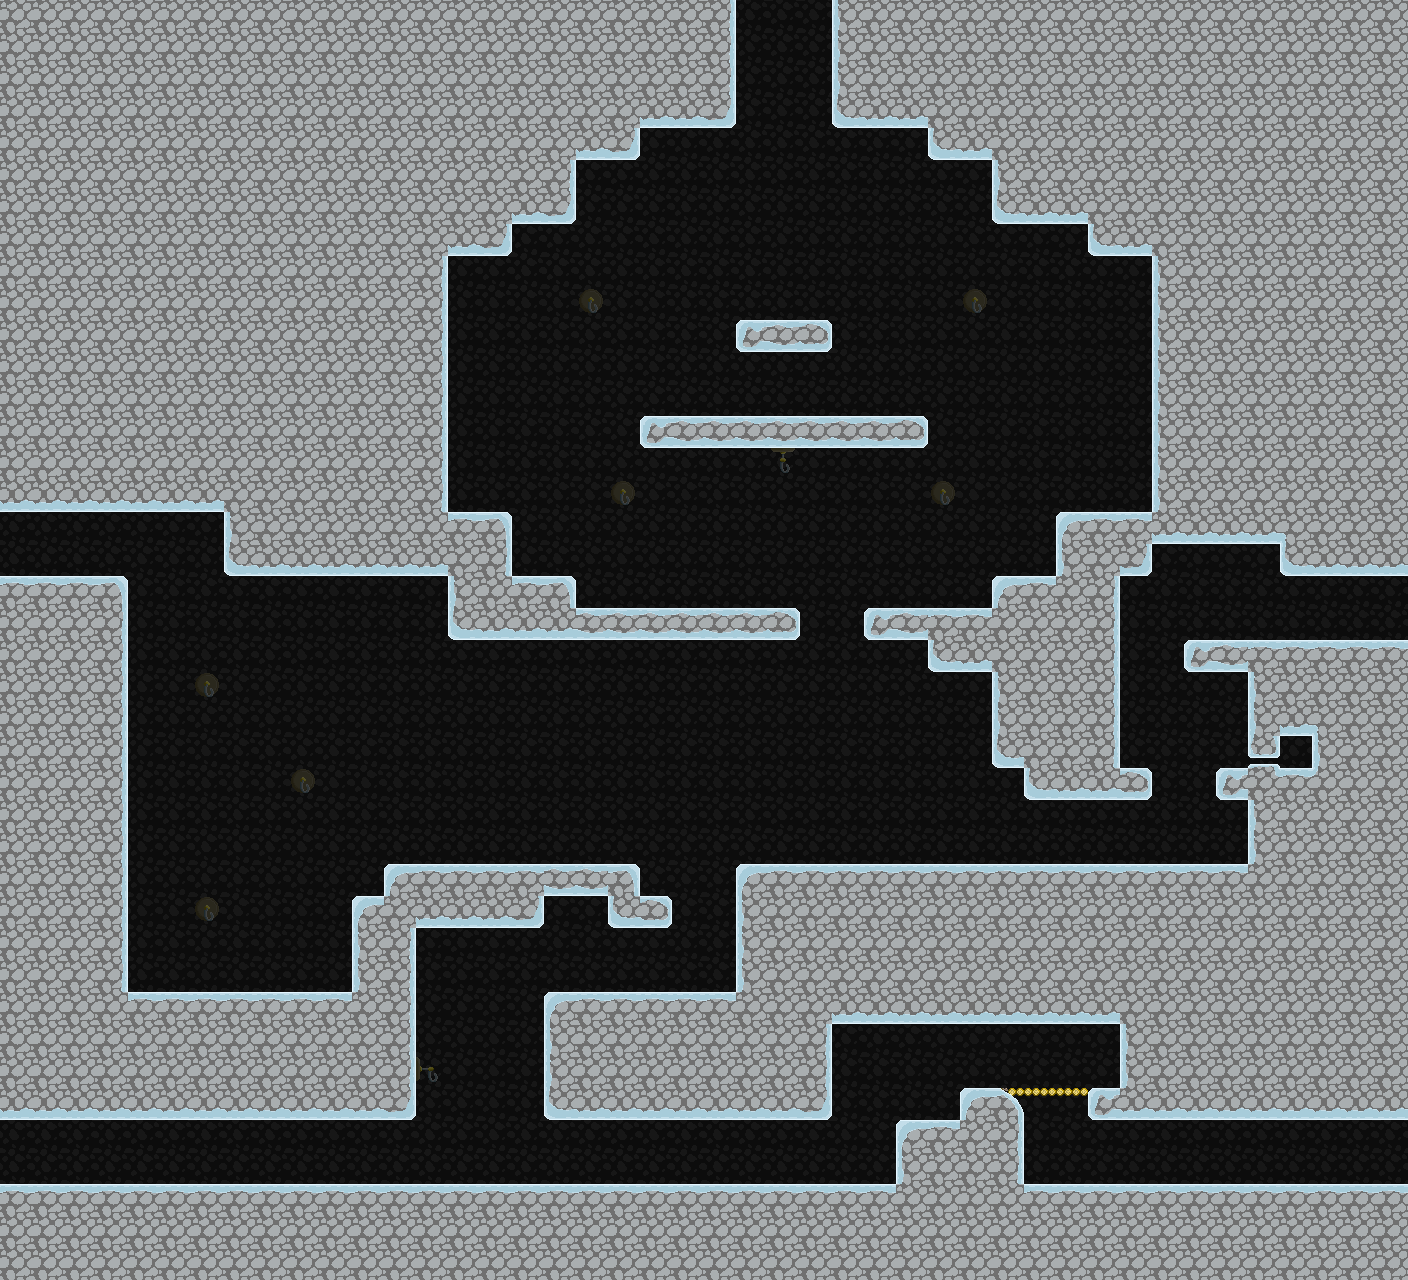

A 2D game scene composited from a Tiled map and its tileset images. What follows is a short description and the map's XML, with each tile layer's data collapsed to a summary:
An orthogonal 44x40 tile map with 32x32 px tiles, 2 tile layers (tilemap, foreground) and 17 objects (5x travelPoint, 4x door, 4x jadedragon, 2x floorButton, wallButton, ...).

<map version="1.0" orientation="orthogonal" width="44" height="40" tilewidth="32" tileheight="32">
 <tileset firstgid="1" name="tilemap" tilewidth="32" tileheight="32">
  <image source="gfx/tilemap.png" width="192" height="320" />
 </tileset>
 <layer name="tilemap" width="44" height="40" opacity="0.34">
  <data>[1760 cells, 1760 non-empty, 4 distinct tile ids]</data>
 </layer>
 <layer name="foreground" width="44" height="40">
  <data>[1760 cells, 1031 non-empty, 21 distinct tile ids]</data>
 </layer>
 <objectgroup name="objects" width="44" height="40">
  <object name="room4-0to3-1" type="travelPoint" x="0" y="512" width="32" height="64">
   <properties>
    <property name="map" value="room3-1" />
    <property name="target" value="room3-1to4-0" />
   </properties>
  </object>
  <object name="room4-0to5-2" type="travelPoint" x="0" y="1120" width="32" height="64">
   <properties>
    <property name="map" value="room5-2" />
    <property name="target" value="room5-2to4-0" />
   </properties>
  </object>
  <object name="room4-0to7-0" type="travelPoint" x="1380" y="1120" width="32" height="64">
   <properties>
    <property name="map" value="room7-0" />
    <property name="target" value="room7-0to4-0" />
   </properties>
  </object>
  <object name="room4-0doorThreeButton" type="wallButton" x="1280" y="736" width="32" height="32">
   <properties>
    <property name="door" value="room4-0doorThree" />
    <property name="left" value="true" />
   </properties>
  </object>
  <object name="room4-0doorTwoButton" type="floorButton" x="1088" y="832" width="64" height="32">
   <properties>
    <property name="door" value="room4-0doorTwo" />
   </properties>
  </object>
  <object name="room4-0doorTwo" type="door" x="1152" y="768" width="64" height="32" />
  <object name="room4-0doorThree" type="door" x="1120" y="640" width="64" height="32" />
  <object name="room4-0doorFour" type="door" x="1280" y="576" width="32" height="64" />
  <object name="room4-0to6-0" type="travelPoint" x="1376" y="576" width="32" height="64">
   <properties>
    <property name="map" value="room6-0" />
    <property name="target" value="room6-0to4-0" />
   </properties>
  </object>
  <object name="room4-0doorFourLever" type="lever" x="1216" y="608" width="32" height="32">
   <properties>
    <property name="door" value="room4-0doorFour" />
   </properties>
  </object>
  <object name="room4-0to3-2" type="travelPoint" x="736" y="32" width="96" height="32">
   <properties>
    <property name="map" value="room3-2" />
    <property name="target" value="room3-2to4-0" />
   </properties>
  </object>
  <object name="room4-0doorOneButton" type="floorButton" x="672" y="576" width="64" height="32">
   <properties>
    <property name="door" value="room4-0doorOne" />
   </properties>
  </object>
  <object name="room4-0doorOne" type="door" x="800" y="608" width="64" height="32" />
  <object type="jadedragon" x="864" y="352" width="32" height="32">
   <properties>
    <property name="delay" value="0" />
    <property name="interval" value="2" />
   </properties>
  </object>
  <object type="jadedragon" x="672" y="352" width="32" height="32">
   <properties>
    <property name="delay" value="0" />
    <property name="interval" value="2" />
   </properties>
  </object>
  <object type="jadedragon" x="512" y="544" width="32" height="32">
   <properties>
    <property name="delay" value=".5" />
    <property name="interval" value="2" />
   </properties>
  </object>
  <object type="jadedragon" x="1024" y="544" width="32" height="32">
   <properties>
    <property name="delay" value=".5" />
    <property name="interval" value="2" />
   </properties>
  </object>
 </objectgroup>
</map>
